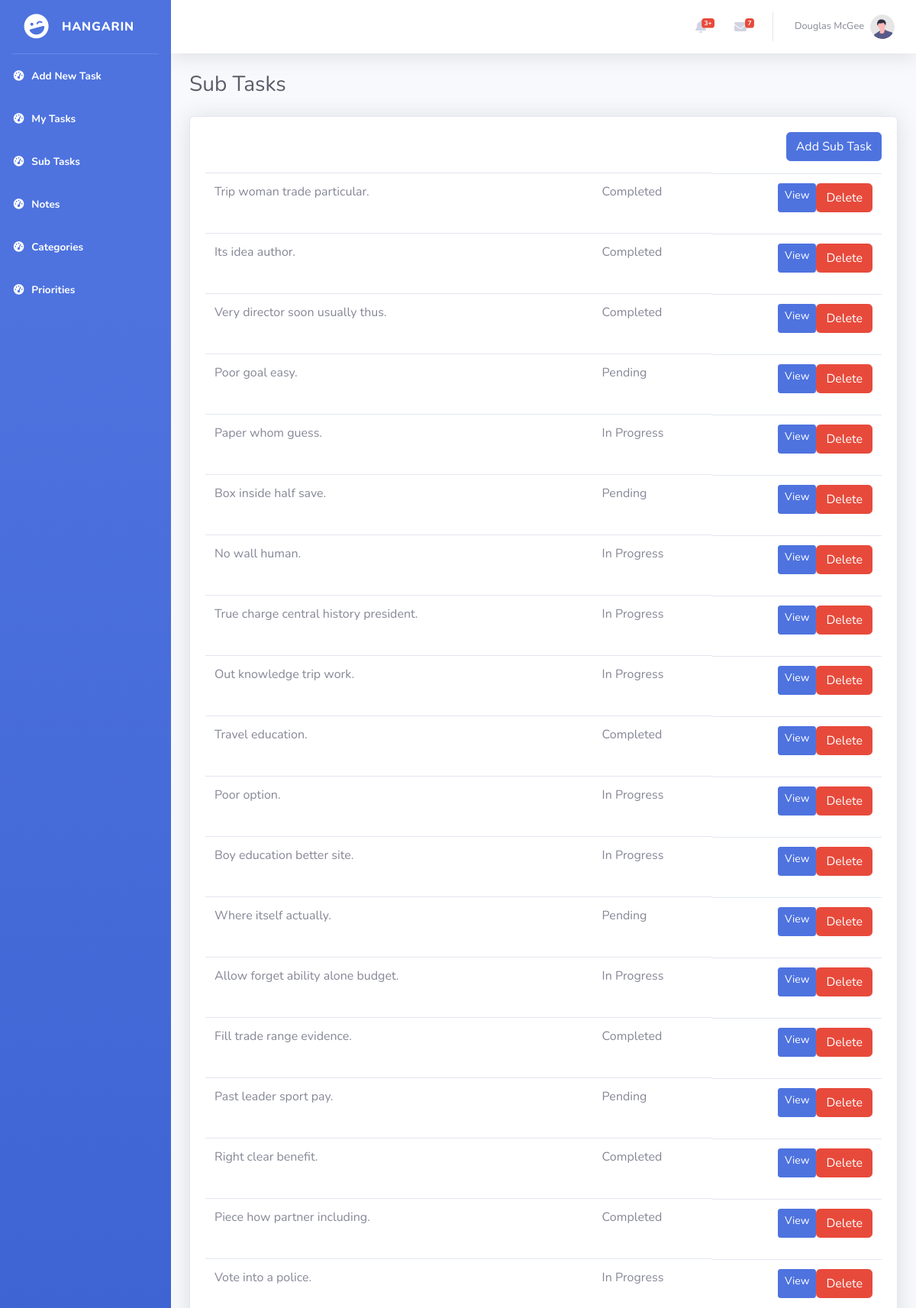
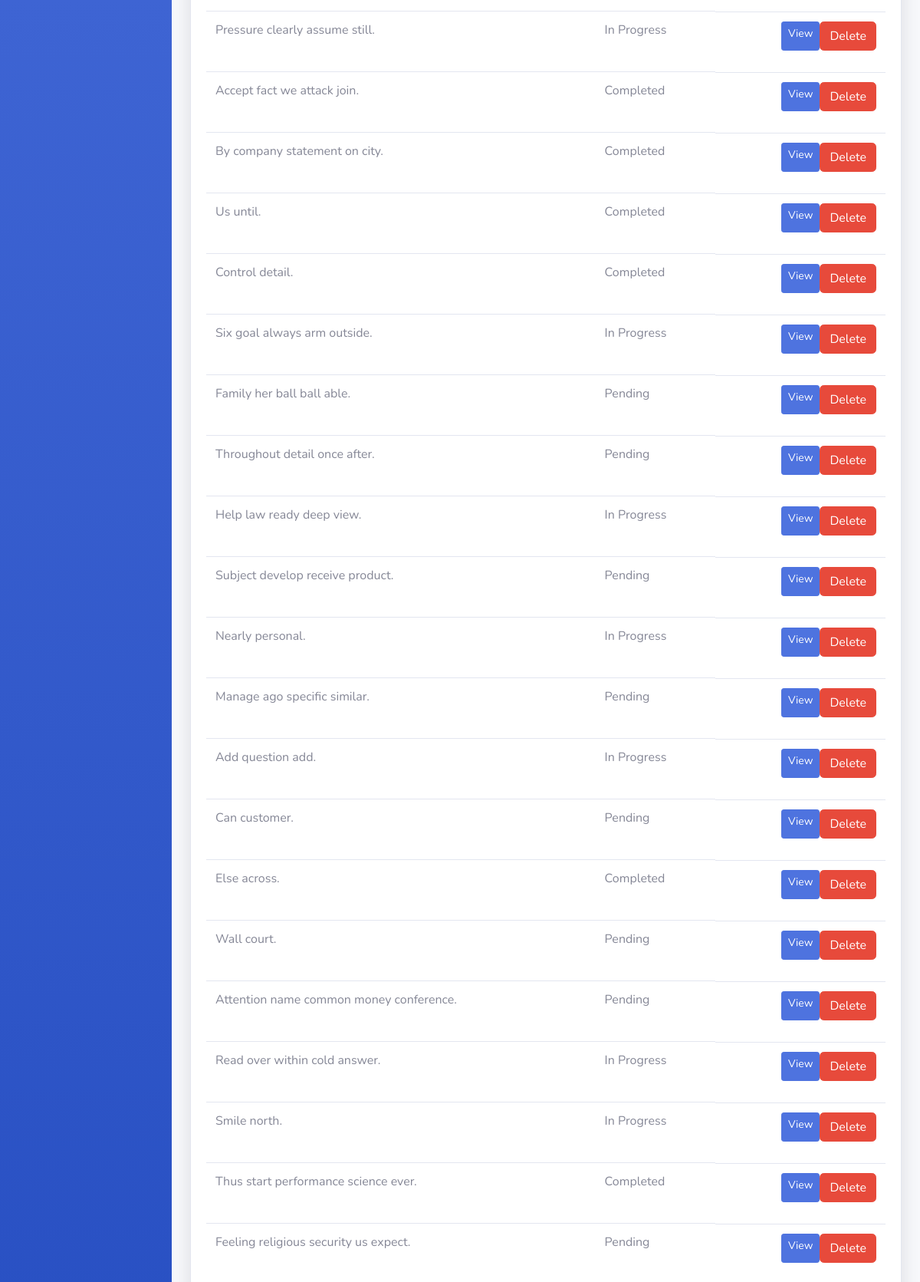
Screenshot of /subtasks/ (upper part) with the database file from the repository (2 pictures, top to bottom).
### tasks/models.py (models this page shows, shortened)
class BaseModel(models.Model):
    created_at = models.DateTimeField(auto_now_add=True)
    updated_at = models.DateTimeField(auto_now=True)
    class Meta:
        abstract = True

class SubTask(BaseModel):
    STATUS_CHOICES = [
        ("Pending", "Pending"),
        ("In Progress", "In Progress"),
        ("Completed", "Completed"),
    ]
    parent_task = models.ForeignKey(Task, on_delete=models.CASCADE)
    title = models.CharField(max_length=200)
    status = models.CharField(
        max_length=50,
        choices=STATUS_CHOICES,
        default="Pending"
    )

### tasks/views.py (the view)
# urls.py: path('subtasks/', SubTaskListView.as_view(), name='subtask-list'),
class SubTaskListView(ListView):
    model = SubTask
    template_name = 'subtasks_list.html'
    context_object_name = 'subtasks'

### templates/subtasks_list.html (shortened to what this page needs)
{% load static %}
<!DOCTYPE html>
<html lang="en">
<head>
    <link href="{% static 'vendor/fontawesome-free/css/all.min.css' %}" rel="stylesheet" type="text/css">
    <link href="{% static 'css/sb-admin-2.min.css' %}" rel="stylesheet">
</head>
<body id="page-top">
    <div id="wrapper">
        <ul class="navbar-nav bg-gradient-primary sidebar sidebar-dark accordion" id="accordionSidebar">
            <a class="sidebar-brand d-flex align-items-center justify-content-center" href="index.html">
                <div class="sidebar-brand-icon rotate-n-15">
                    <i class="fas fa-laugh-wink"></i>
                </div>
                <div class="sidebar-brand-text mx-3">HANGARIN </div>
            </a>
            <hr class="sidebar-divider my-0">
            <li class="nav-item active">
                <a class="nav-link" href="{% url 'task-add' %}">
                    <i class="fas fa-fw fa-tachometer-alt"></i>
                    <span>Add New Task</span></a>
            </li>
            <li class="nav-item active">
                <a class="nav-link" href="{% url 'task-list' %}">
                    <i class="fas fa-fw fa-tachometer-alt"></i>
                    <span>My Tasks</span></a>
            </li>
             <li class="nav-item active">
                <a class="nav-link" href="{% url 'subtask-list' %}">
                    <i class="fas fa-fw fa-tachometer-alt"></i>
                    <span>Sub Tasks</span></a>
            </li>
            <li class="nav-item active">
                <a class="nav-link" href="{% url 'notes-list' %}">
                    <i class="fas fa-fw fa-tachometer-alt"></i>
                    <span>Notes</span></a>
            </li>
             <li class="nav-item active">
                <a class="nav-link" href="{% url 'categories-list' %}">
                    <i class="fas fa-fw fa-tachometer-alt"></i>
                    <span>Categories</span></a>
            </li>
             <li class="nav-item active">
                <a class="nav-link" href="{% url 'priorities-list' %}">
                    <i class="fas fa-fw fa-tachometer-alt"></i>
                    <span>Priorities</span></a>
            </li>
        </ul>
        <div id="content-wrapper" class="d-flex flex-column">
            <div id="content">
                <nav class="navbar navbar-expand navbar-light bg-white topbar mb-4 static-top shadow">
                    <ul class="navbar-nav ml-auto">
                        <li class="nav-item dropdown no-arrow mx-1">
                            <a class="nav-link dropdown-toggle" href="#" id="alertsDropdown" role="button"
                                data-toggle="dropdown" aria-haspopup="true" aria-expanded="false">
                                <i class="fas fa-bell fa-fw"></i>
                                <span class="badge badge-danger badge-counter">3+</span>
                            </a>
                        </li>
                        <li class="nav-item dropdown no-arrow mx-1">
                            <a class="nav-link dropdown-toggle" href="#" id="messagesDropdown" role="button"
                                data-toggle="dropdown" aria-haspopup="true" aria-expanded="false">
                                <i class="fas fa-envelope fa-fw"></i>
                                <span class="badge badge-danger badge-counter">7</span>
                            </a>
                        </li>
                        <li class="nav-item dropdown no-arrow">
                            <a class="nav-link dropdown-toggle" href="#" id="userDropdown" role="button"
                                data-toggle="dropdown" aria-haspopup="true" aria-expanded="false">
                                <span class="mr-2 d-none d-lg-inline text-gray-600 small">Douglas McGee</span>
                                <img class="img-profile rounded-circle"
                                    src="img/undraw_profile.svg">
                            </a>
                        </li>
                    </ul>
                </nav>
                <div class="container-fluid">
                    <div class="d-sm-flex align-items-center justify-content-between mb-4">
                        <h1 class="h3 mb-0 text-gray-800">Sub Tasks</h1>
                    </div>
                    <div class="card shadow mb-4">
                        <div class="card-body">
                            <div class="table-responsive">
                                <table class="table " id="dataTable" width="100%" cellspacing="0">
                                    <div class="d-flex justify-content-end mb-3">
                                        <a href="{% url 'subtask-add' %}" class="btn btn-primary" >Add Sub Task</a>
                                    </div>
                                    <tbody>
                                        {% for object in object_list %}
                                        <tr>
                                            <td>{{ object.title }}</td>
                                            <td>{{ object.status }}</td>
                                            <td class="d-flex justify-content-end mb-3"><a href="/subtasks/{{ object.pk }}" class="btn btn-primary btn-sm">View</a>
                                                <a href="/subtasks/{{ object.pk }}/delete" class="btn btn-danger"><span class="text">Delete</span></a></td>
                                        {% endfor %}
                                    </tbody>
                                </table>
                            </div>
                        </div>
</div>
            </div>
        </div>
    </div>
</body>
</html>

### rows the page displays
SubTask: title "Trip woman trade particular.", status "Completed"
SubTask: title "Its idea author.", status "Completed"
SubTask: title "Very director soon usually thus.", status "Completed"
SubTask: title "Poor goal easy.", status "Pending"
SubTask: title "Paper whom guess.", status "In Progress"
SubTask: title "Box inside half save.", status "Pending"
SubTask: title "No wall human.", status "In Progress"
SubTask: title "True charge central history president.", status "In Progress"
SubTask: title "Out knowledge trip work.", status "In Progress"
SubTask: title "Travel education.", status "Completed"
SubTask: title "Poor option.", status "In Progress"
SubTask: title "Boy education better site.", status "In Progress"
SubTask: title "Where itself actually.", status "Pending"
SubTask: title "Allow forget ability alone budget.", status "In Progress"
SubTask: title "Fill trade range evidence.", status "Completed"
SubTask: title "Past leader sport pay.", status "Pending"
SubTask: title "Right clear benefit.", status "Completed"
SubTask: title "Piece how partner including.", status "Completed"
SubTask: title "Vote into a police.", status "In Progress"
SubTask: title "Pressure clearly assume still.", status "In Progress"
SubTask: title "Accept fact we attack join.", status "Completed"
SubTask: title "By company statement on city.", status "Completed"
SubTask: title "Us until.", status "Completed"
SubTask: title "Control detail.", status "Completed"
SubTask: title "Six goal always arm outside.", status "In Progress"
SubTask: title "Family her ball ball able.", status "Pending"
SubTask: title "Throughout detail once after.", status "Pending"
SubTask: title "Help law ready deep view.", status "In Progress"
SubTask: title "Subject develop receive product.", status "Pending"
SubTask: title "Nearly personal.", status "In Progress"
SubTask: title "Manage ago specific similar.", status "Pending"
SubTask: title "Add question add.", status "In Progress"
SubTask: title "Can customer.", status "Pending"
SubTask: title "Else across.", status "Completed"
SubTask: title "Wall court.", status "Pending"
SubTask: title "Attention name common money conference.", status "Pending"
SubTask: title "Read over within cold answer.", status "In Progress"
SubTask: title "Smile north.", status "In Progress"
SubTask: title "Thus start performance science ever.", status "Completed"
SubTask: title "Feeling religious security us expect.", status "Pending"
